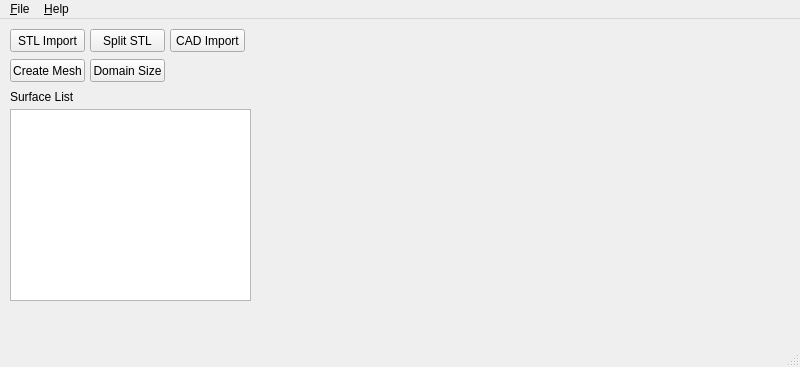
<?xml version="1.0" encoding="UTF-8"?>
<ui version="4.0">
 <class>MainWindow</class>
 <widget class="QMainWindow" name="MainWindow">
  <property name="geometry">
   <rect>
    <x>0</x>
    <y>0</y>
    <width>800</width>
    <height>367</height>
   </rect>
  </property>
  <property name="windowTitle">
   <string>cfMesh Generator</string>
  </property>
  <widget class="QWidget" name="centralwidget">
   <widget class="QPushButton" name="pushButtonSTLImport">
    <property name="geometry">
     <rect>
      <x>10</x>
      <y>10</y>
      <width>75</width>
      <height>23</height>
     </rect>
    </property>
    <property name="text">
     <string>STL Import</string>
    </property>
   </widget>
   <widget class="QPushButton" name="pushButtonSplitSTL">
    <property name="geometry">
     <rect>
      <x>90</x>
      <y>10</y>
      <width>75</width>
      <height>23</height>
     </rect>
    </property>
    <property name="text">
     <string>Split STL</string>
    </property>
   </widget>
   <widget class="QPushButton" name="pushButtonCAD_Import">
    <property name="geometry">
     <rect>
      <x>170</x>
      <y>10</y>
      <width>75</width>
      <height>23</height>
     </rect>
    </property>
    <property name="text">
     <string>CAD Import</string>
    </property>
   </widget>
   <widget class="QPushButton" name="pushButtonCreateMesh">
    <property name="geometry">
     <rect>
      <x>10</x>
      <y>40</y>
      <width>75</width>
      <height>23</height>
     </rect>
    </property>
    <property name="text">
     <string>Create Mesh</string>
    </property>
   </widget>
   <widget class="QPushButton" name="pushButtonBackground">
    <property name="geometry">
     <rect>
      <x>90</x>
      <y>40</y>
      <width>75</width>
      <height>23</height>
     </rect>
    </property>
    <property name="text">
     <string>Domain Size</string>
    </property>
   </widget>
   <widget class="QListWidget" name="listWidget">
    <property name="geometry">
     <rect>
      <x>10</x>
      <y>90</y>
      <width>241</width>
      <height>192</height>
     </rect>
    </property>
   </widget>
   <widget class="QLabel" name="label">
    <property name="geometry">
     <rect>
      <x>10</x>
      <y>70</y>
      <width>101</width>
      <height>16</height>
     </rect>
    </property>
    <property name="text">
     <string>Surface List</string>
    </property>
   </widget>
   <widget class="QWidget" name="widget" native="true">
    <property name="geometry">
     <rect>
      <x>270</x>
      <y>10</y>
      <width>521</width>
      <height>311</height>
     </rect>
    </property>
   </widget>
  </widget>
  <widget class="QMenuBar" name="menubar">
   <property name="geometry">
    <rect>
     <x>0</x>
     <y>0</y>
     <width>800</width>
     <height>21</height>
    </rect>
   </property>
   <widget class="QMenu" name="menu_File">
    <property name="title">
     <string>&amp;File</string>
    </property>
    <addaction name="action_Open_Project"/>
    <addaction name="action_Exit"/>
   </widget>
   <widget class="QMenu" name="menu_Help">
    <property name="title">
     <string>&amp;Help</string>
    </property>
    <addaction name="actionAbout_cfMeshGenerator"/>
    <addaction name="action_Help"/>
   </widget>
   <addaction name="menu_File"/>
   <addaction name="menu_Help"/>
  </widget>
  <widget class="QStatusBar" name="statusbar"/>
  <action name="action_Open_Project">
   <property name="text">
    <string>&amp;Open Project</string>
   </property>
  </action>
  <action name="actionAbout_cfMeshGenerator">
   <property name="text">
    <string>About</string>
   </property>
  </action>
  <action name="action_Help">
   <property name="text">
    <string>&amp;Help</string>
   </property>
  </action>
  <action name="action_Exit">
   <property name="text">
    <string>&amp;Exit</string>
   </property>
  </action>
 </widget>
 <resources/>
 <connections/>
</ui>
